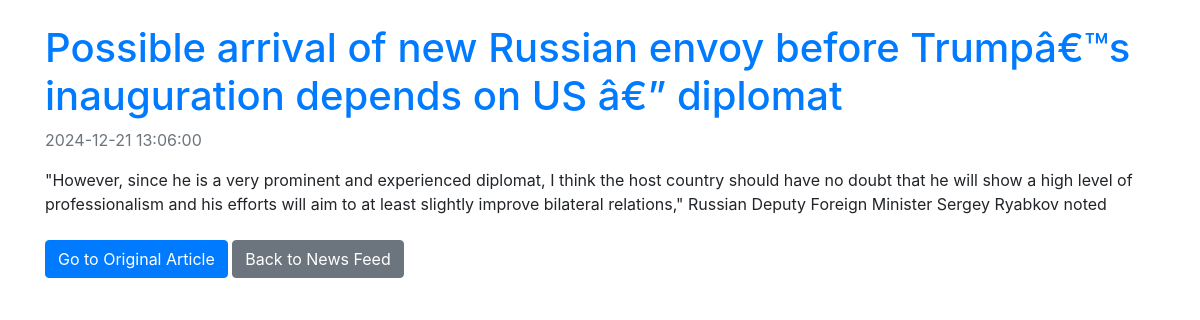
The app's page /app/details.php?id=4 with its own data.
### tables this page shows
CREATE TABLE `news` (
  `id` int(11) NOT NULL AUTO_INCREMENT,
  `title` varchar(255) NOT NULL,
  `content` text NOT NULL,
  `category` varchar(50) NOT NULL,
  `url` varchar(255) NOT NULL,
  `published_at` datetime NOT NULL,
  PRIMARY KEY (`id`),
  UNIQUE KEY `unique_news` (`title`,`url`,`published_at`)
);

### app/details.php (the view, shortened to what this page needs)
<?php
$host = 'vulnerable';
$user = 'root';
$pass = 'root';
$dbname = 'php_project';
$conn = new mysqli($host, $user, $pass, $dbname);
$id = isset($_GET['id']) ? (int)$_GET['id'] : 0;
$query = "SELECT * FROM news WHERE id = $id";
$result = $conn->query($query);
if ($result && $result->num_rows > 0) {
  $news = $result->fetch_assoc();
} else {
  die("News not found.");
}
?>
<!DOCTYPE html>
<html lang="en">
<head>
  <link href="https://maxcdn.bootstrapcdn.com/bootstrap/4.5.2/css/bootstrap.min.css" rel="stylesheet">
</head>
<body>
<div class="container mt-4">
  <h1 class="text-primary"><?= htmlspecialchars($news['title']); ?></h1>
  <p class="text-muted"><?= htmlspecialchars($news['published_at']); ?></p>
  <div class="mb-4">
    <p><?= nl2br(htmlspecialchars($news['content'])); ?></p>
  </div>
  <a href="<?= htmlspecialchars($news['url']); ?>" target="_blank" class="btn btn-primary">Go to Original Article</a>
  <a href="index.php" class="btn btn-secondary">Back to News Feed</a>
</div>
</body>
</html>

### records on screen
news: title "Possible arrival of new Russian envoy before Trumpâ€™s inauguration depends on US â€” diplomat", published_at "2024-12-21 13:06:00", content "\"However, since he is a very prominent and experienced diplomat, I think the host country should have no doubt that he will show a high level of professionalism and his efforts will aim to at least slightly improve bilateral relations,\" Russian Deputy Foreign Minister Sergey Ryabkov noted"
